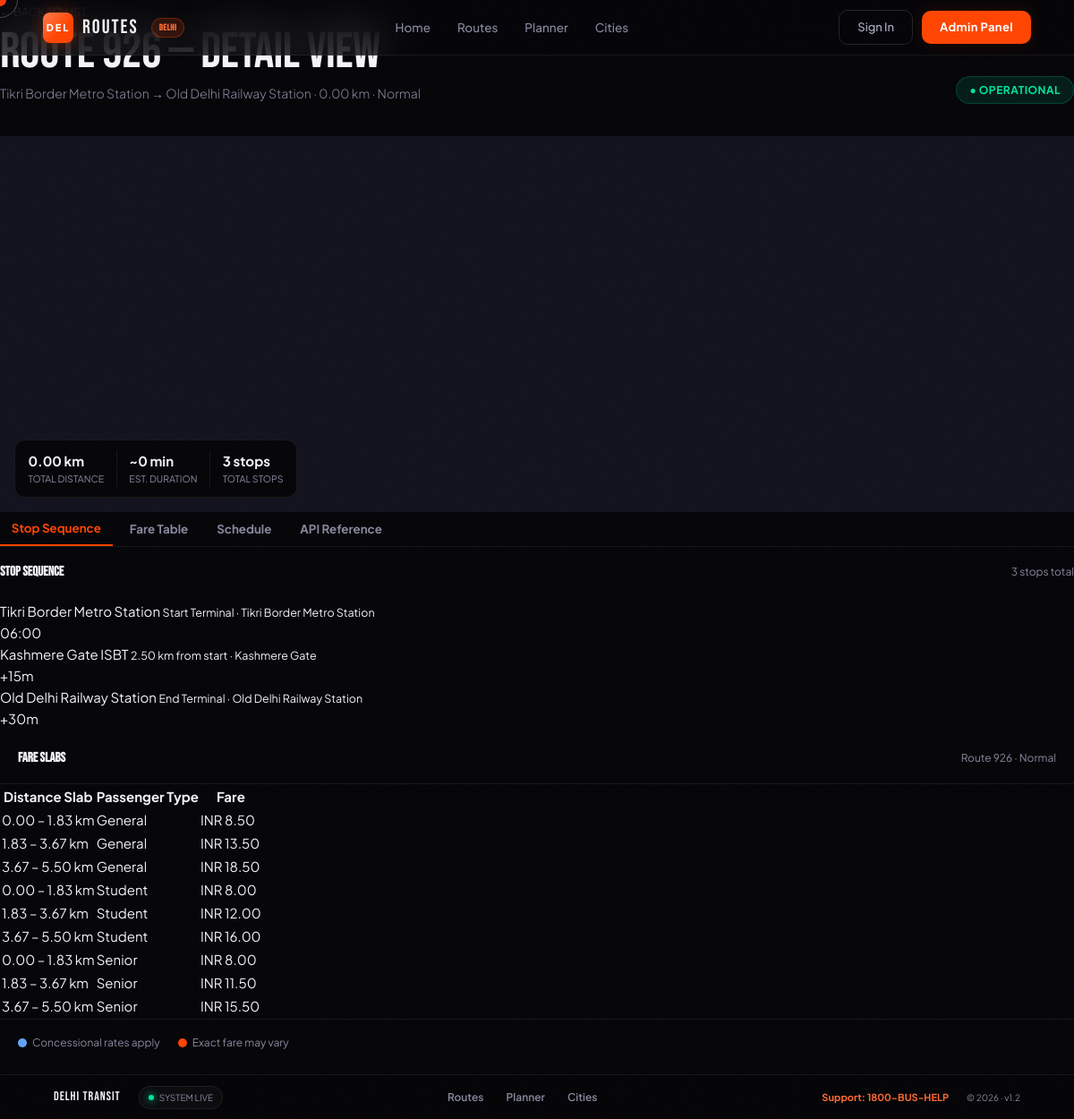
/bus-portal/routes/1, run on the app's committed database.
### tables this page shows
CREATE TABLE `cities` (
  `id` int(10) UNSIGNED NOT NULL,
  `city_name` varchar(100) NOT NULL,
  `state_region` varchar(100) DEFAULT NULL,
  `country` varchar(100) NOT NULL DEFAULT 'India',
  `country_code` char(2) NOT NULL DEFAULT 'IN',
  `currency` varchar(10) NOT NULL DEFAULT 'INR',
  `timezone` varchar(60) NOT NULL DEFAULT 'Asia/Kolkata',
  `center_lat` decimal(10,7) NOT NULL,
  `center_lng` decimal(10,7) NOT NULL,
  `default_zoom` tinyint(4) DEFAULT 12,
  `osm_relation_id` bigint(20) DEFAULT NULL,
  `is_active` tinyint(1) DEFAULT 1,
  `created_at` timestamp NOT NULL DEFAULT current_timestamp()
);

CREATE TABLE `routes` (
  `id` int(10) UNSIGNED NOT NULL,
  `city_id` int(10) UNSIGNED NOT NULL,
  `route_number` varchar(20) NOT NULL,
  `source` varchar(120) NOT NULL,
  `destination` varchar(120) NOT NULL,
  `route_type` enum('AC','Express','Normal','Night','Mini') NOT NULL DEFAULT 'Normal',
  `frequency_mins` tinyint(3) UNSIGNED NOT NULL DEFAULT 20,
  `first_bus_time` time NOT NULL,
  `last_bus_time` time NOT NULL,
  `total_distance_km` decimal(6,2) NOT NULL DEFAULT 0.00,
  `description` text DEFAULT NULL,
  `osm_relation_id` bigint(20) DEFAULT NULL,
  `is_active` tinyint(1) DEFAULT 1,
  `created_at` timestamp NOT NULL DEFAULT current_timestamp(),
  `updated_at` timestamp NOT NULL DEFAULT current_timestamp() ON UPDATE current_timestamp()
);

CREATE TABLE `route_stops` (
  `id` int(10) UNSIGNED NOT NULL,
  `route_id` int(10) UNSIGNED NOT NULL,
  `stop_id` int(10) UNSIGNED NOT NULL,
  `stop_order` tinyint(3) UNSIGNED NOT NULL,
  `distance_from_start_km` decimal(6,2) NOT NULL DEFAULT 0.00,
  `arrival_time_offset_mins` smallint(5) UNSIGNED DEFAULT NULL,
  `is_major_stop` tinyint(1) DEFAULT 0
);

CREATE TABLE `stops` (
  `id` int(10) UNSIGNED NOT NULL,
  `city_id` int(10) UNSIGNED NOT NULL,
  `stop_name` varchar(150) NOT NULL,
  `stop_code` varchar(20) DEFAULT NULL,
  `latitude` decimal(10,7) DEFAULT NULL,
  `longitude` decimal(10,7) DEFAULT NULL,
  `landmark` varchar(200) DEFAULT NULL,
  `zone` varchar(50) DEFAULT NULL,
  `osm_node_id` bigint(20) DEFAULT NULL,
  `is_terminal` tinyint(1) DEFAULT 0,
  `is_active` tinyint(1) DEFAULT 1,
  `created_at` timestamp NOT NULL DEFAULT current_timestamp()
);

CREATE TABLE `fares` (
  `id` int(10) UNSIGNED NOT NULL,
  `route_id` int(10) UNSIGNED NOT NULL,
  `min_km` decimal(5,2) NOT NULL,
  `max_km` decimal(5,2) NOT NULL,
  `fare_amount` decimal(6,2) NOT NULL,
  `passenger_type` enum('General','Student','Senior') DEFAULT 'General'
);

### views/routes/detail.php (the view, shortened to what the rows shown need)
<?php
include dirname(__DIR__) . '/layout/header.php';
?>
<main class="page">
    <section class="section" style="padding-top:0">
        <div class="container">
            <div class="section-header anim-1">
                <div>
                    <a href="<?= APP_URL ?>/routes" class="text-muted small text-decoration-none mb-2 d-inline-block">← BACK TO LIST</a>
                    <div class="section-title">Route <?= htmlspecialchars($route['route_number']) ?> — Detail View</div>
                    <div class="section-sub">
                        <?= htmlspecialchars($route['source']) ?> → <?= htmlspecialchars($route['destination']) ?>
                        · <?= $route['total_distance_km'] ?> km
                        · <?= $route['route_type'] ?>
                    </div>
                </div>
                <span class="route-badge badge-<?= strtolower($route['route_type']) ?>" style="font-size:12px;padding:5px 14px">● Operational</span>
            </div>
            <div class="map-card anim-2">
                <div class="map-badge-overlay d-none d-md-flex">
                    <div class="map-overlay-item">
                        <span class="map-overlay-val"><?= $route['total_distance_km'] ?> km</span>
                        <span class="map-overlay-key">Total Distance</span>
                    </div>
                    <div class="map-overlay-item">
                        <span class="map-overlay-val">~<?= round($route['total_distance_km'] * 2.5) ?> min</span>
                        <span class="map-overlay-key">Est. Duration</span>
                    </div>
                    <div class="map-overlay-item">
                        <span class="map-overlay-val"><?= count($route['stops']) ?> stops</span>
                        <span class="map-overlay-key">Total Stops</span>
                    </div>
                </div>
            </div>
            <div class="tabs anim-3 mt-24">
                <button class="tab active" data-target="tab-stops">Stop Sequence</button>
                <button class="tab" data-target="tab-fares">Fare Table</button>
                <button class="tab">Schedule</button>
                <button class="tab">API Reference</button>
            </div>
            <div class="route-details-grid anim-4">
                <div class="stop-detail-card tab-content" id="tab-stops">
                    <div style="margin-bottom:20px;display:flex;align-items:center;justify-content:space-between">
                        <span style="font-family:var(--font-display);font-size:15px;font-weight:700">Stop Sequence</span>
                        <span style="color:var(--muted);font-size:12px"><?= count($route['stops']) ?> stops total</span>
                    </div>
                    <div class="stop-timeline">
                        <?php foreach ($route['stops'] as $index => $s): ?>
                            <?php
                                $class = '';
                                if ($index === 0 || $index === count($route['stops']) - 1) $class = 'terminal';
                                elseif ($s['is_major_stop']) $class = 'major';
                            ?>
                            <div class="stop-item <?= $class ?>">
                                <div class="stop-name">
                                    <?= htmlspecialchars($s['stop_name']) ?>
                                    <small>
                                        <?= $index === 0 ? 'Start Terminal' : ($index === count($route['stops']) - 1 ? 'End Terminal' : $s['distance_from_start_km'] . ' km from start') ?>
                                        <?= $s['landmark'] ? ' · ' . htmlspecialchars($s['landmark']) : '' ?>
                                    </small>
                                </div>
                                <span class="stop-time"><?= $index === 0 ? date('H:i', strtotime($route['first_bus_time'])) : '+' . $s['arrival_time_offset_mins'] . 'm' ?></span>
                            </div>
                        <?php endforeach; ?>
                    </div>
                </div>
                <div class="fare-table-wrap tab-content" id="tab-fares">
                    <div style="padding:20px 20px 16px;border-bottom:1px solid var(--border);display:flex;align-items:center;justify-content:space-between">
                        <span style="font-family:var(--font-display);font-size:15px;font-weight:700">Fare Slabs</span>
                        <span style="color:var(--muted);font-size:12px">Route <?= htmlspecialchars($route['route_number']) ?> · <?= $route['route_type'] ?></span>
                    </div>
                    <div class="adm-table-wrap" style="border:none">
                        <table>
                            <thead>
                                <tr>
                                    <th>Distance Slab</th>
                                    <th>Passenger Type</th>
                                    <th>Fare</th>
                                </tr>
                            </thead>
                            <tbody>
                                <?php foreach ($route['fares'] as $f): ?>
                                    <tr>
                                        <td><?= $f['min_km'] ?> – <?= $f['max_km'] ?> km</td>
                                        <td><?= htmlspecialchars($f['passenger_type']) ?></td>
                                        <td class="fare-price"><?= $city['currency'] ?> <?= $f['fare_amount'] ?></td>
                                    </tr>
                                <?php endforeach; ?>
                            </tbody>
                        </table>
                    </div>
                    <div style="padding:16px 20px;border-top:1px solid var(--border);display:flex;gap:20px; flex-wrap: wrap;">
                        <div style="display:flex;align-items:center;gap:6px;font-size:12px;color:var(--muted)">
                            <span style="width:10px;height:10px;border-radius:50%;background:#60a5fa;display:inline-block"></span>
                            Concessional rates apply
                        </div>
                        <div style="display:flex;align-items:center;gap:6px;font-size:12px;color:var(--muted)">
                            <span style="width:10px;height:10px;border-radius:50%;background:var(--accent);display:inline-block"></span>
                            Exact fare may vary
                        </div>
                    </div>
                </div>
            </div>
        </div>
    </section>
</main>
<?php include dirname(__DIR__) . '/layout/footer.php'; ?>

### src/Core/Router.php (shortened to what the rows shown need)
<?php
class Router
{
    private array $routes = [];
    private function add(string $method, string $pattern, callable|array $handler): void
    {
        $this->routes[] = [
            'method'  => strtoupper($method),
            'pattern' => $pattern,
            'handler' => $handler,
        ];
    }
    public function dispatch(): void
    {
        $uri    = $this->getUri();
        foreach ($this->routes as $route) {
            $params = $this->match($route['pattern'], $uri);
            if ($params !== null) {
                $this->call($route['handler'], $params);
                return;
            }
        }
    }
    private function getUri(): string
    {
        $requestUri = $_SERVER['REQUEST_URI'] ?? '/';
        $basePath   = parse_url(APP_URL, PHP_URL_PATH) ?? '';
        $uri = '/' . ltrim(substr($requestUri, strlen($basePath)), '/');
        return rtrim($uri, '/') ?: '/';
    }
    private function match(string $pattern, string $uri): ?array
    {
        $regex = preg_replace('/\{([a-zA-Z_]+)\}/', '(?P<$1>[^/]+)', $pattern);
        $regex = '#^' . $regex . '$#';
        if (!preg_match($regex, $uri, $matches)) {
            return null;
        }
        return array_filter($matches, fn($key) => is_string($key), ARRAY_FILTER_USE_KEY);
    }
    private function call(callable|array $handler, array $params): void
    {
        if (is_array($handler) && is_string($handler[0])) {
            [$class, $method] = $handler;
            $controller = new $class();
            $controller->$method($params);
        } elseif (is_callable($handler)) {
            $handler($params);
        } else {
            throw new \RuntimeException('Invalid route handler.');
        }
    }
}

### views/layout/header.php (shortened to what the rows shown need)
<!DOCTYPE html>
<html lang="en">
<head>
    <link rel="stylesheet" href="https://unpkg.com/leaflet@1.9.4/dist/leaflet.css"/>
    <link href="https://cdn.maptiler.com/maptiler-sdk-js/v2.0.3/maptiler-sdk.css" rel="stylesheet" />
    <link rel="stylesheet" href="https://cdnjs.cloudflare.com/ajax/libs/cropperjs/1.6.1/cropper.min.css">
    <link href="<?= APP_URL ?>/public/assets/css/main.css" rel="stylesheet">
    <link href="<?= APP_URL ?>/public/assets/css/map.css" rel="stylesheet">
</head>
<body>
    <div id="cursor"></div>
    <div id="cursor-ring"></div>
    <nav>
        <a href="<?= APP_URL ?>/" class="n-logo">
            <div class="n-icon"><?= strtoupper(substr($city['city_name'] ?? 'BUS', 0, 3)) ?></div>
            <span>ROUTES</span>
            <span class="n-badge"><?= htmlspecialchars($city['city_name'] ?? 'City') ?></span>
        </a>
        <div class="n-links">
            <a href="<?= APP_URL ?>/" class="<?= ($view ?? '') == 'home/index' ? 'act' : '' ?>">Home</a>
            <a href="<?= APP_URL ?>/routes" class="<?= ($view ?? '') == 'routes/list' ? 'act' : '' ?>">Routes</a>
            <a href="<?= APP_URL ?>/planner" class="<?= ($view ?? '') == 'planner/index' ? 'act' : '' ?>">Planner</a>
            <a href="<?= APP_URL ?>/cities" class="<?= ($view ?? '') == 'cities/index' ? 'act' : '' ?>">Cities</a>
        </div>
        <div class="n-cta">
            <?php
            if (\App\Core\Session::isLoggedIn()):
                $sessionUser = \App\Core\Session::getUser();
                $u = (new \App\Models\User())->findById((int)$sessionUser['id']);
                if ($u) {
                    \App\Core\Session::setUser($u);
                } else {
                    $u = $sessionUser;
                }
            ?>
                <div class="user-actions">
                    <button class="info-trigger" onclick="toggleUserInfo()" aria-label="User Info">
                        <svg viewBox="0 0 24 24" width="20" height="20" stroke="currentColor" stroke-width="2" fill="none"><circle cx="12" cy="12" r="10"></circle><line x1="12" y1="16" x2="12" y2="12"></line><line x1="12" y1="8" x2="12.01" y2="8"></line></svg>
                    </button>
                    <div class="profile-dropdown">
                        <button class="profile-btn" onclick="toggleProfileMenu()">
                            <img src="<?= htmlspecialchars(($u['profile_image'] ?: $u['avatar_url']) ?: APP_URL . '/public/assets/img/default-avatar.png') ?>" alt="Profile" class="nav-avatar">
                            <span><?= htmlspecialchars($u['name'] ?? 'User') ?></span>
                            <svg viewBox="0 0 24 24" width="16" height="16" stroke="currentColor" stroke-width="2" fill="none"><polyline points="6 9 12 15 18 9"></polyline></svg>
                        </button>
                        <div class="dropdown-content" id="profileMenu">
                            <div class="dropdown-header">
                                <strong><?= htmlspecialchars($u['name']) ?></strong>
                                <span><?= htmlspecialchars($u['email']) ?></span>
                            </div>
                            <hr>
                            <a href="<?= APP_URL ?>/profile">View Profile</a>
                            <a href="<?= APP_URL ?>/profile/edit">Edit Profile</a>
                            <?php if (in_array($u['role'] ?? '', ['admin', 'super_admin'], true)): ?>
                                <a href="<?= APP_URL ?>/admin" target="_blank">Dashboard</a>
                            <?php endif; ?>
                            <hr>
                            <form action="<?= APP_URL ?>/auth/logout" method="POST">
                                <button type="submit" class="logout-link">Logout</button>
                            </form>
                        </div>
                    </div>
                </div>
            <?php else: ?>
                <a href="<?= APP_URL ?>/auth/login" class="btn-g">Sign In</a>
                <a href="<?= APP_URL ?>/auth/adminLogin" class="btn-o" target="_blank">Admin Panel</a>
            <?php endif; ?>
        </div>
    </nav>
    <main>

### views/layout/footer.php (shortened to what the rows shown need)
    </main>
    <footer class="fixed-footer">
        <div class="footer-container">
            <div class="f-left">
                <div class="f-logo-small"><?= strtoupper($city['city_name'] ?? 'CITY') ?> TRANSIT</div>
                <div class="f-status">
                    <span class="status-dot"></span> System Live
                </div>
            </div>
            <div class="f-links-compact">
                <a href="<?= APP_URL ?>/routes">Routes</a>
                <a href="<?= APP_URL ?>/planner">Planner</a>
                <a href="<?= APP_URL ?>/cities">Cities</a>
            </div>
            <div class="f-right">
                <div class="f-emergency">Support: 1800-BUS-HELP</div>
                <div class="f-copy-small">© <?= date('Y') ?> · v1.2</div>
            </div>
        </div>
    </footer>
</body>
</html>

### data on the page
cities: city_name "DEL", city_name "Delhi", currency "INR", city_name "DELHI"
routes: route_number "926", source "Tikri Border Metro Station", destination "Old Delhi Railway Station", total_distance_km "0.00", route_type "Normal", $route['total_distance_km']*2.5 "0"
route_stops: stop.stop_name "Tikri Border Metro Station", shows "Start Terminal", stop.landmark "Tikri Border Metro Station", route.first_bus_time "06:00"
route_stops: stop.stop_name "Kashmere Gate ISBT", distance_from_start_km "2.50", stop.landmark "Kashmere Gate", arrival_time_offset_mins "15"
route_stops: stop.stop_name "Old Delhi Railway Station", shows "End Terminal", stop.landmark "Old Delhi Railway Station", arrival_time_offset_mins "30"
fares: min_km "0.00", max_km "1.83", passenger_type "General", fare_amount "8.50"
fares: min_km "1.83", max_km "3.67", passenger_type "General", fare_amount "13.50"
fares: min_km "3.67", max_km "5.50", passenger_type "General", fare_amount "18.50"
fares: min_km "0.00", max_km "1.83", passenger_type "Student", fare_amount "8.00"
fares: min_km "1.83", max_km "3.67", passenger_type "Student", fare_amount "12.00"
fares: min_km "3.67", max_km "5.50", passenger_type "Student", fare_amount "16.00"
fares: min_km "0.00", max_km "1.83", passenger_type "Senior", fare_amount "8.00"
fares: min_km "1.83", max_km "3.67", passenger_type "Senior", fare_amount "11.50"
fares: min_km "3.67", max_km "5.50", passenger_type "Senior", fare_amount "15.50"

### other printed values
count($route['stops']) "3"
